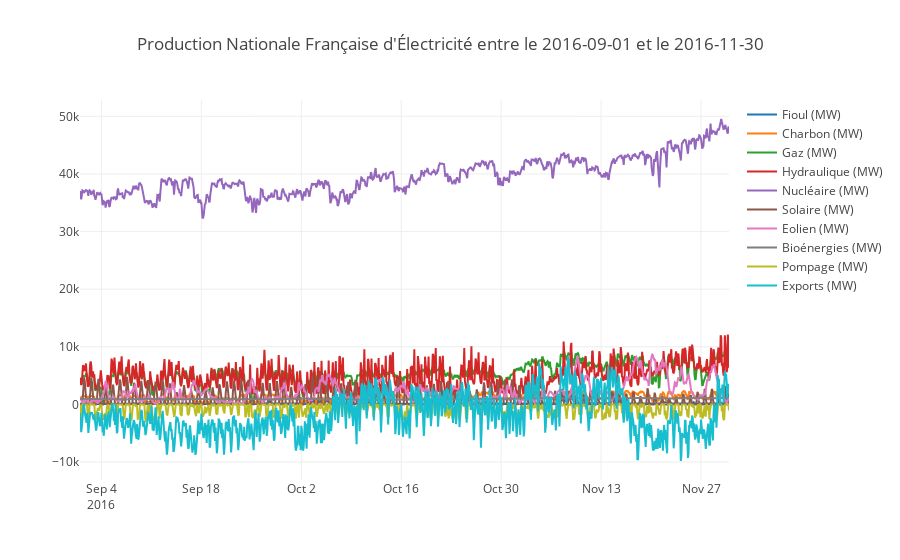

Notebook code cell kept with this figure:
### Code cell
#### Plot

iplot({
    'data': [
        Scatter(x=data['Date&Time'],y=data['Fioul-Global'],mode='lines',name = 'Fioul (MW)'),
        Scatter(x=data['Date&Time'],y=data['Charbon-Global'],mode='lines',name = 'Charbon (MW)'),
        Scatter(x=data['Date&Time'],y=data['Gaz-Global'],mode='lines',name = 'Gaz (MW)'),
        Scatter(x=data['Date&Time'],y=data['Hydraulique-Global'],mode='lines',name = 'Hydraulique (MW)'),
        Scatter(x=data['Date&Time'],y=data['Nucléaire-Global'],mode='lines',name = 'Nucléaire (MW)'),
        Scatter(x=data['Date&Time'],y=data['Solaire-Global'],mode='lines',name = 'Solaire (MW)'),
        Scatter(x=data['Date&Time'],y=data['Eolien-Global'],mode='lines',name = 'Eolien (MW)'),
        Scatter(x=data['Date&Time'],y=data['Autres-Global'],mode='lines',name = 'Bioénergies (MW)'),
        Scatter(x=data['Date&Time'],y=data['Pompage-Global'],mode='lines',name = 'Pompage (MW)'),
        Scatter(x=data['Date&Time'],y=data['Solde-Global'],mode='lines',name = 'Exports (MW)'),  
    ],
    'layout': Layout(title="""Production Nationale Française d'Électricité entre le """+str(dateStr) +' et le '+str(dateEnd))
}, show_link=False)

### Figure 1 — Plotly figure (JSON) as saved in the notebook; plotly's stock layout.template omitted (floating-point values rounded to 4 significant figures; data arrays with more than 128 entries replaced by an {"elided": "..."} marker saying what was removed)
{"data": [{"mode": "lines", "name": "Fioul (MW)", "type": "scatter", "x": {"elided": "1092 str values"}, "y": {"elided": "1092 str values"}}, {"mode": "lines", "name": "Charbon (MW)", "type": "scatter", "x": {"elided": "1092 str values"}, "y": {"elided": "1092 str values"}}, {"mode": "lines", "name": "Gaz (MW)", "type": "scatter", "x": {"elided": "1092 str values"}, "y": {"elided": "1092 str values"}}, {"mode": "lines", "name": "Hydraulique (MW)", "type": "scatter", "x": {"elided": "1092 str values"}, "y": {"elided": "1092 str values"}}, {"mode": "lines", "name": "Nucléaire (MW)", "type": "scatter", "x": {"elided": "1092 str values"}, "y": {"elided": "1092 str values"}}, {"mode": "lines", "name": "Solaire (MW)", "type": "scatter", "x": {"elided": "1092 str values"}, "y": {"elided": "1092 str values"}}, {"mode": "lines", "name": "Eolien (MW)", "type": "scatter", "x": {"elided": "1092 str values"}, "y": {"elided": "1092 str values"}}, {"mode": "lines", "name": "Bioénergies (MW)", "type": "scatter", "x": {"elided": "1092 str values"}, "y": {"elided": "1092 str values"}}, {"mode": "lines", "name": "Pompage (MW)", "type": "scatter", "x": {"elided": "1092 str values"}, "y": {"elided": "1092 str values"}}, {"mode": "lines", "name": "Exports (MW)", "type": "scatter", "x": {"elided": "1092 str values"}, "y": {"elided": "1092 str values"}}], "layout": {"title": "Production Nationale Française d'Électricité entre le 2016-09-01 et le 2016-11-30"}}
